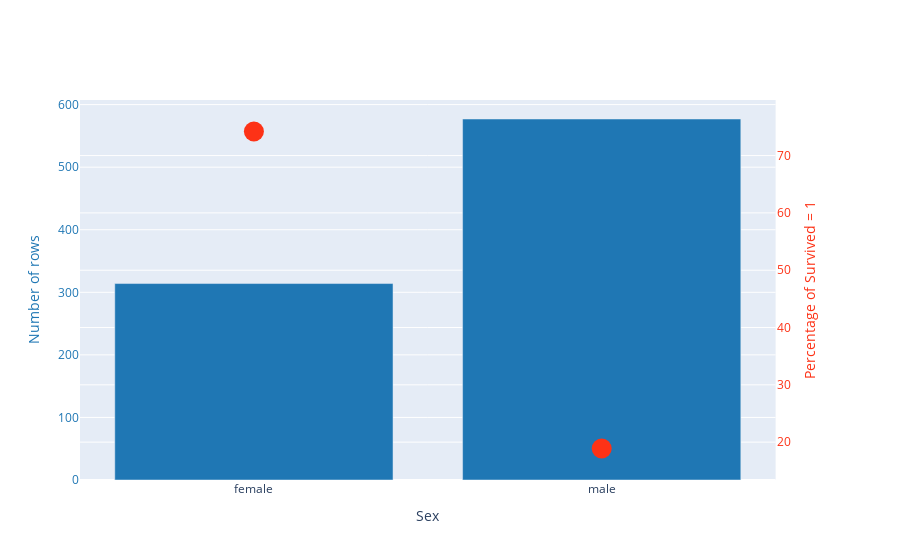
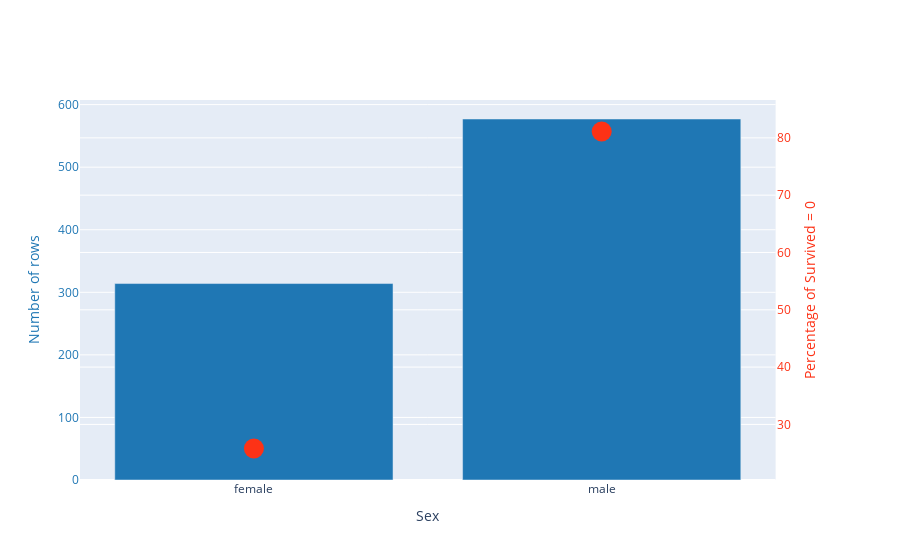

Source (notebook cell) for these figures, in order:
### Markdown cell above
Generamos la descripcion de algunas variables tanto para el caso en que si _Survived= 0_ y _Survived=1_

### Code cell
td = targetDescribe(df,"Survived", problem="binary_classification")
td.describe_some(["Sex"])
td.describe_some(["Sex"],target_value_described="0")
# td.all_associations()

### Figure 1 — Plotly figure (JSON) as saved in the notebook; plotly's stock layout.template omitted (floating-point values rounded to 4 significant figures)
{"data": [{"marker": {"color": "#1f77b4"}, "type": "bar", "x": ["female", "male"], "xaxis": "x", "y": [314, 577], "yaxis": "y"}, {"marker": {"color": "#fd3216", "size": 20}, "mode": "markers", "type": "scatter", "x": ["female", "male"], "xaxis": "x", "y": [74.2, 18.89], "yaxis": "y2"}], "layout": {"showlegend": false, "xaxis": {"anchor": "y", "domain": [0, 0.94], "title": {"text": "Sex"}, "type": "category"}, "yaxis": {"anchor": "x", "color": "#1f77b4", "domain": [0, 1], "title": {"font": {"color": "#1f77b4"}, "text": "Number of rows"}}, "yaxis2": {"anchor": "x", "color": "#fd3216", "overlaying": "y", "side": "right", "title": {"font": {"color": "#fd3216"}, "text": "Percentage of Survived = 1"}}}}

### Figure 2 — Plotly figure (JSON) as saved in the notebook; plotly's stock layout.template omitted (floating-point values rounded to 4 significant figures)
{"data": [{"marker": {"color": "#1f77b4"}, "type": "bar", "x": ["female", "male"], "xaxis": "x", "y": [314, 577], "yaxis": "y"}, {"marker": {"color": "#fd3216", "size": 20}, "mode": "markers", "type": "scatter", "x": ["female", "male"], "xaxis": "x", "y": [25.8, 81.11], "yaxis": "y2"}], "layout": {"showlegend": false, "xaxis": {"anchor": "y", "domain": [0, 0.94], "title": {"text": "Sex"}, "type": "category"}, "yaxis": {"anchor": "x", "color": "#1f77b4", "domain": [0, 1], "title": {"font": {"color": "#1f77b4"}, "text": "Number of rows"}}, "yaxis2": {"anchor": "x", "color": "#fd3216", "overlaying": "y", "side": "right", "title": {"font": {"color": "#fd3216"}, "text": "Percentage of Survived = 0"}}}}
